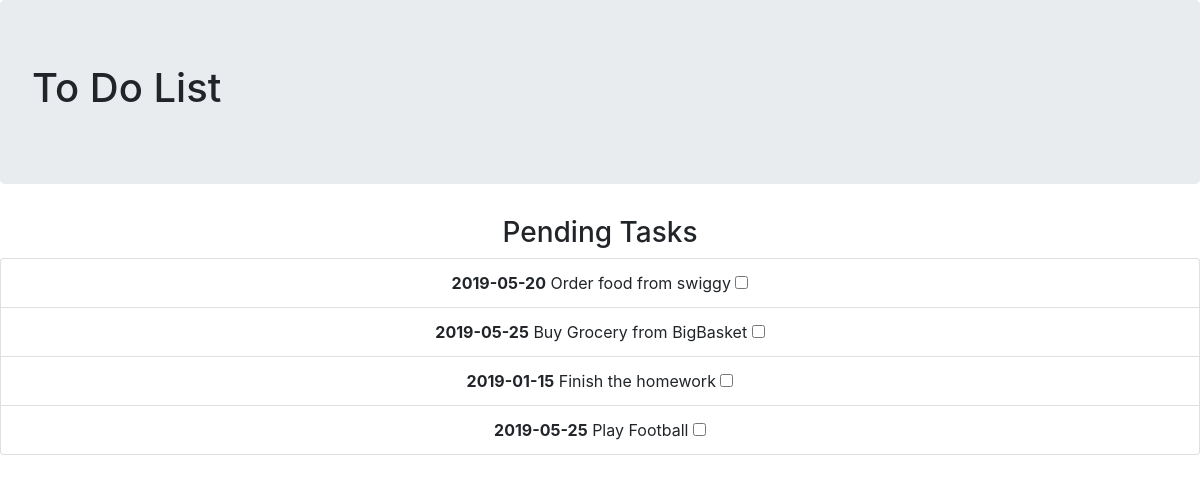
/overdue, run on an earlier commit of the app's database.
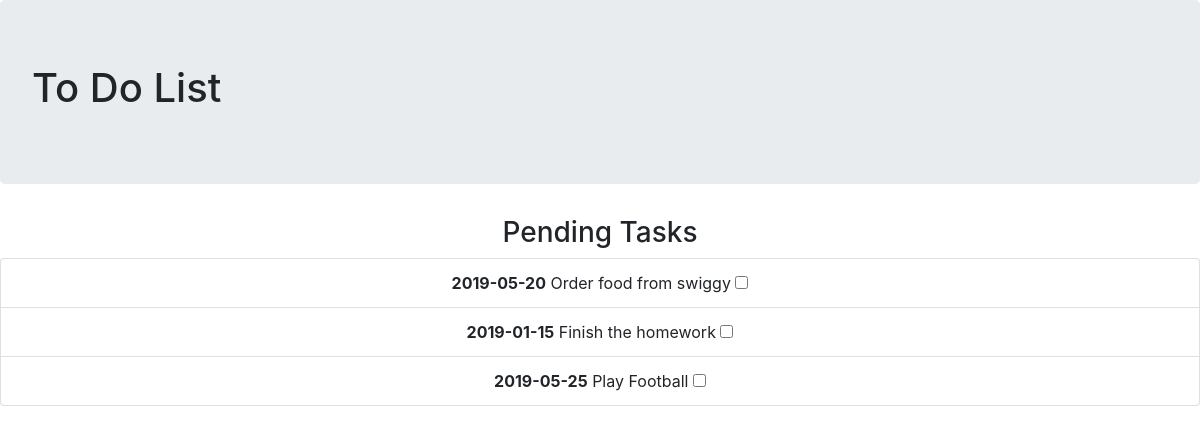
And on a later commit of the database.
### tables this page shows
CREATE TABLE TASKS
         (ID INT PRIMARY KEY     NOT NULL,
         Task           CHAR(100)    NOT NULL,
         Due_By        datetime         NOT NULL,
         Status        CHAR(50) );

### app.py (the view)
@app.route("/overdue",methods=['GET'])
def getoverdue():
    today=datetime.today().strftime('%Y-%m-%d')
    query="SELECT * FROM TASKS WHERE Due_By < '" + today + "';"
    conn = sqlite3.connect('Database/test.db')
    conn.row_factory = dict_factory
    cur = conn.cursor()
    tasks = cur.execute(query)
    return render_template('onlytasks.html',Tasks=tasks)

### app.py (called while the page is built)
def dict_factory(cursor, row):
    d = {}
    for idx, col in enumerate(cursor.description):
        d[col[0]] = row[idx]
    return d

### templates/onlytasks.html (shortened to what this page needs)
{% extends 'layout.html' %}
{% block body %}
{% from "includes/_formhelpers.html" import render_field %}
    <center>
        <h3>Pending Tasks</h3>
        <ul class="list-group">
            {% for i in Tasks %}
                    <li class="list-group-item"><b>{{i.Due_By}}</b>{{" " + i.Task}} <input type="checkbox" ></li>
            {% endfor %}
        </ul>
    </center>
{% endblock %}

What changed in the data, as far as the page shows it:
no longer on this page (row edited): TASKS: Due_By "2019-05-25", Task "Buy Grocery from BigBasket"
